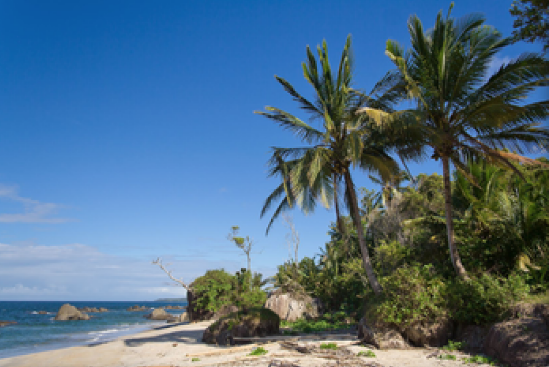
#> input picture c7_histograms/original.png, 549 x 367 px
$ python grayscale_histogram.py --image original.png
#> lines starting #> are read from the running program, lines starting #| are printed output that depends on the picture
import matplotlib.pyplot as plt
import argparse
import cv2

ap = argparse.ArgumentParser()
ap.add_argument('-i', '--image', required=True, help='path to the image')
args = vars(ap.parse_args())

image = cv2.imread(args['image'])
#> image is the input picture: shape (367, 549, 3); mean B, G, R 134.6, 110.4, 80.1
image = cv2.cvtColor(image, cv2.COLOR_BGR2GRAY)
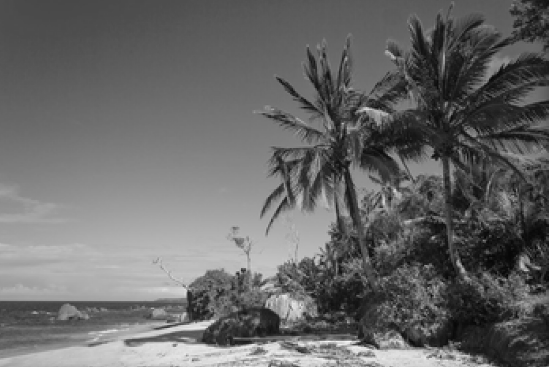
#> image: shape (367, 549); min 2, max 250, mean 104.1
cv2.imshow('Original', image)

hist = cv2.calcHist([image], [0], None, [256], [0, 256])  # notice [image] not image
#> hist = 256 values, max 2616 at index 91, min 0 at index 0, mean 787

plt.title('Grayscale Histogram')
plt.xlabel('Bins')
plt.ylabel('# of Pixels')
plt.plot(hist)
plt.xlim([0, 256])
plt.show()
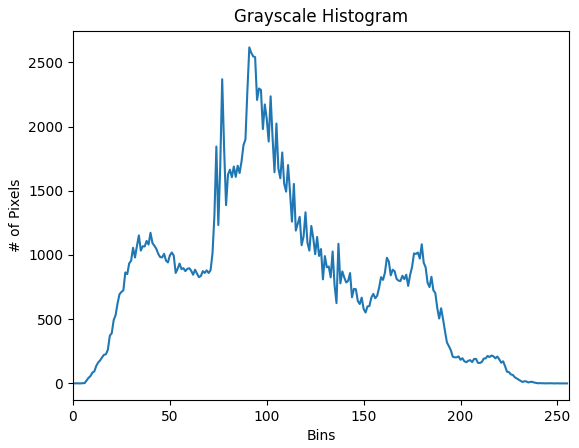
#> figure drawn by matplotlib, 1 panel; curve peaks at x = 91, y = 2616
cv2.waitKey()

$ run again, on c7_histograms/equalization.png
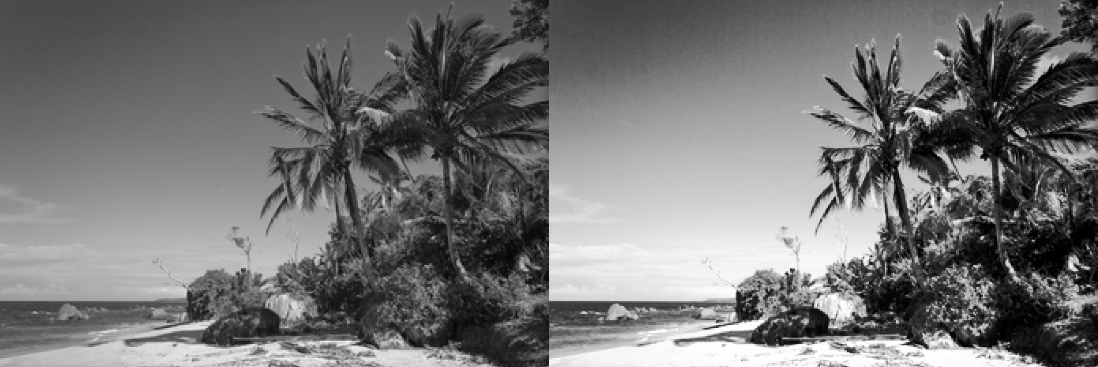
#> input picture c7_histograms/equalization.png, 1098 x 367 px
#> image is the input picture: shape (367, 1098, 3); min 0, max 255, mean 116.2
#> image: shape (367, 1098)
#> hist = 256 values, max 4311 at index 91, min 2 at index 241, mean 1574.1
#> `plt.show()`:
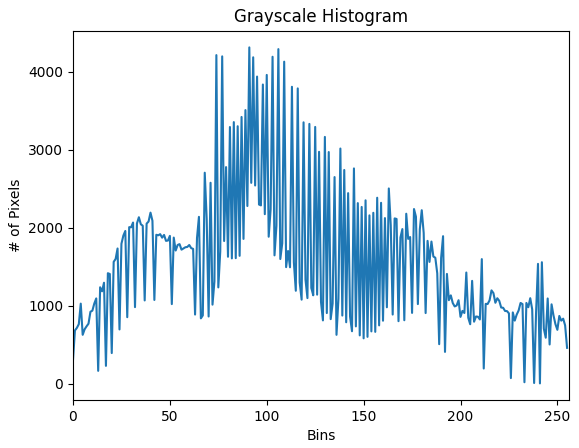
#> figure drawn by matplotlib, 1 panel; curve peaks at x = 91, y = 4311
